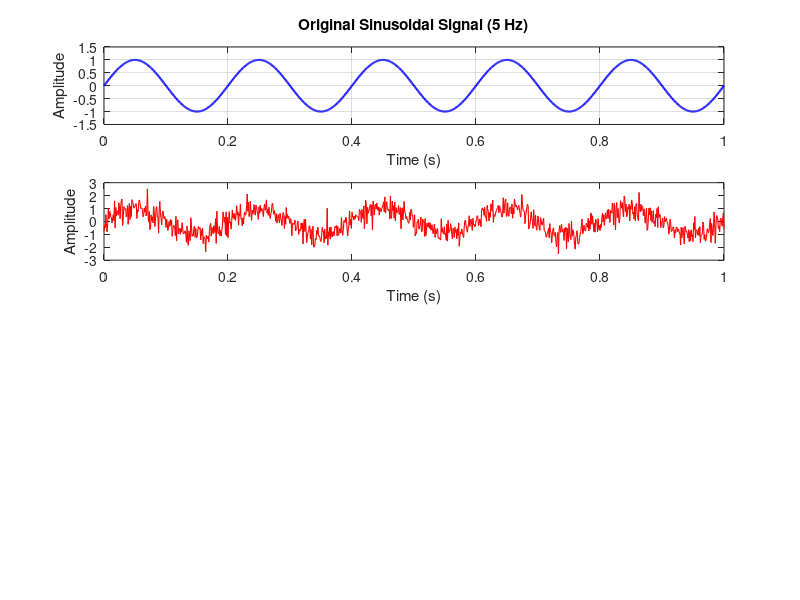

Reproduce this figure in MATLAB. (Note: this script raises an error after producing the figure.)
clc;
close all;
clear all;

%% ============================================================
%  ADDING AND REMOVING NOISE FROM A SIGNAL
%  Course: Wireless and Radio Technology 2026
%% ============================================================

% ---- PARAMETERS ----
fs          = 1000;   % Sampling frequency (Hz)
t           = 0:1/fs:1;  % Time vector (0 to 1 second)
f_signal    = 5;      % Signal frequency (Hz)
amplitude   = 1;      % Signal amplitude
noise_level = 0.5;    % Standard deviation of Gaussian noise
cutoff_freq = 10;     % Low-pass filter cutoff frequency (Hz)
filter_order = 4;     % Butterworth filter order

%% ============================================================
%  STEP 1: Generate Original Sinusoidal Signal
%% ============================================================
original_signal = amplitude * sin(2 * pi * f_signal * t);

%% ============================================================
%  STEP 2: Add Gaussian White Noise
%% ============================================================
noise        = noise_level * randn(size(t));
noisy_signal = original_signal + noise;

% Calculate SNR before filtering
signal_power = mean(original_signal.^2);
noise_power  = mean(noise.^2);
SNR_before   = 10 * log10(signal_power / noise_power);

%% ============================================================
%  STEP 3: Remove Noise Using Low-Pass Butterworth Filter
%% ============================================================
% Normalize cutoff frequency (must be between 0 and 1, where 1 = Nyquist)
Wn = cutoff_freq / (fs/2);

% Design Butterworth low-pass filter
[b, a] = butter(filter_order, Wn, 'low');

% Apply filter using filtfilt (zero-phase, no time delay distortion)
filtered_signal = filtfilt(b, a, noisy_signal);

% Calculate SNR after filtering
noise_after      = filtered_signal - original_signal;
noise_power_after = mean(noise_after.^2);
SNR_after        = 10 * log10(signal_power / noise_power_after);

%% ============================================================
%  STEP 4: Plot Everything in ONE Figure (MATLAB Online fix)
%% ============================================================
figure('Units','normalized','OuterPosition',[0 0 1 1]);

% --- Plot 1: Original Signal ---
subplot(4,1,1);
plot(t, original_signal, 'b', 'LineWidth', 1.5);
xlabel('Time (s)');
ylabel('Amplitude');
title('Original Sinusoidal Signal (5 Hz)');
grid on;
ylim([-1.5 1.5]);

% --- Plot 2: Noisy Signal ---
subplot(4,1,2);
plot(t, noisy_signal, 'r', 'LineWidth', 0.8);
xlabel('Time (s)');
ylabel('Amplitude');
title(['Noisy Signal (Gaussian Noise added, SNR = ' num2str(round(SNR_before,1)) ' dB)']);
grid on;

% --- Plot 3: Filtered Signal vs Original ---
subplot(4,1,3);
plot(t, noisy_signal, 'r', 'LineWidth', 0.5, 'DisplayName', 'Noisy');
hold on;
plot(t, filtered_signal, 'b', 'LineWidth', 2, 'DisplayName', 'Filtered');
plot(t, original_signal, 'g--', 'LineWidth', 1.5, 'DisplayName', 'Original');
hold off;
xlabel('Time (s)');
ylabel('Amplitude');
title(['Filtered Signal vs Original (Cutoff = ' num2str(cutoff_freq) ' Hz, SNR = ' num2str(round(SNR_after,1)) ' dB)']);
legend('Location', 'best');
grid on;

% --- Plot 4: Frequency Spectrum Comparison ---
subplot(4,1,4);
N      = length(t);
f_axis = linspace(0, fs/2, N/2);

% FFT of all three signals
Y_original = abs(fft(original_signal))/N;
Y_noisy    = abs(fft(noisy_signal))/N;
Y_filtered = abs(fft(filtered_signal))/N;

plot(f_axis, 2*Y_noisy(1:N/2),    'r', 'LineWidth', 1,   'DisplayName', 'Noisy');
hold on;
plot(f_axis, 2*Y_filtered(1:N/2), 'b', 'LineWidth', 1.5, 'DisplayName', 'Filtered');
plot(f_axis, 2*Y_original(1:N/2), 'g--','LineWidth', 2,  'DisplayName', 'Original');
hold off;
xlabel('Frequency (Hz)');
ylabel('Magnitude');
title('Frequency Spectrum Comparison');
legend('Location', 'best');
xlim([0 100]);
grid on;

drawnow;
pause(1);

%% ============================================================
%  STEP 5: Print Results
%% ============================================================
fprintf('\n========================================\n');
fprintf('   NOISE ADDITION & REMOVAL RESULTS\n');
fprintf('========================================\n');
fprintf(' Input Parameters:\n');
fprintf(' --------------------\n');
fprintf('  Sampling Frequency  fs = %d Hz\n',    fs);
fprintf('  Signal Frequency     f = %d Hz\n',    f_signal);
fprintf('  Signal Amplitude     A = %.1f\n',     amplitude);
fprintf('  Noise Level (std)      = %.2f\n',     noise_level);
fprintf('  Filter Type            = Butterworth Low-Pass\n');
fprintf('  Filter Order           = %d\n',       filter_order);
fprintf('  Cutoff Frequency       = %d Hz\n',    cutoff_freq);
fprintf('\n Output Results:\n');
fprintf(' --------------------\n');
fprintf('  SNR Before Filtering = %.2f dB\n',    SNR_before);
fprintf('  SNR After  Filtering = %.2f dB\n',    SNR_after);
fprintf('  SNR Improvement      = %.2f dB\n',    SNR_after - SNR_before);
fprintf('========================================\n');
